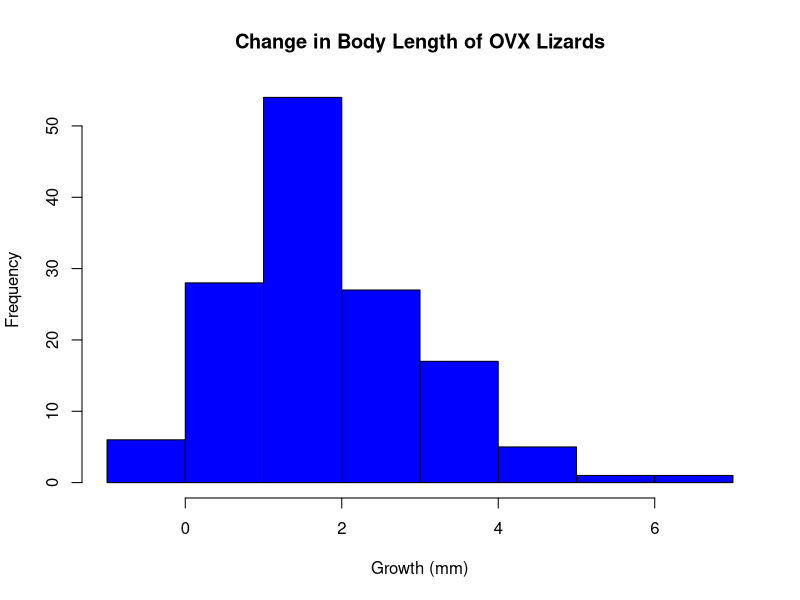
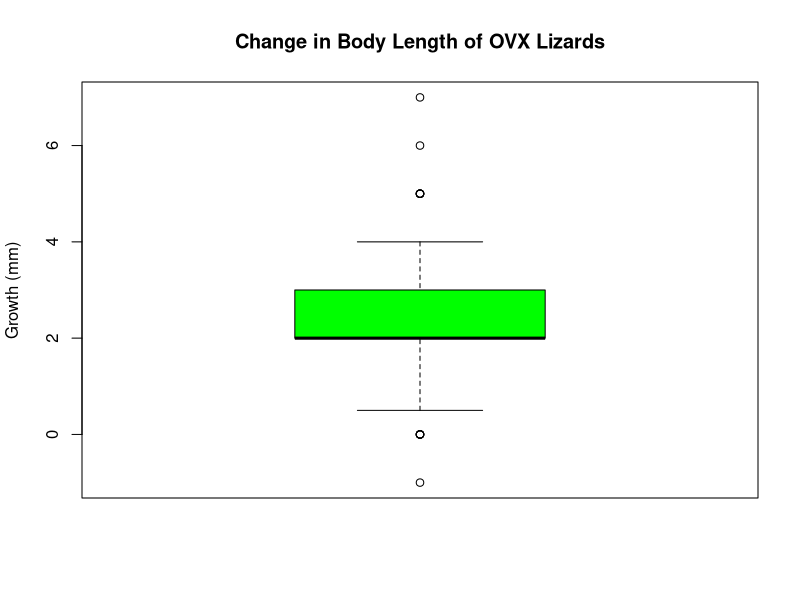
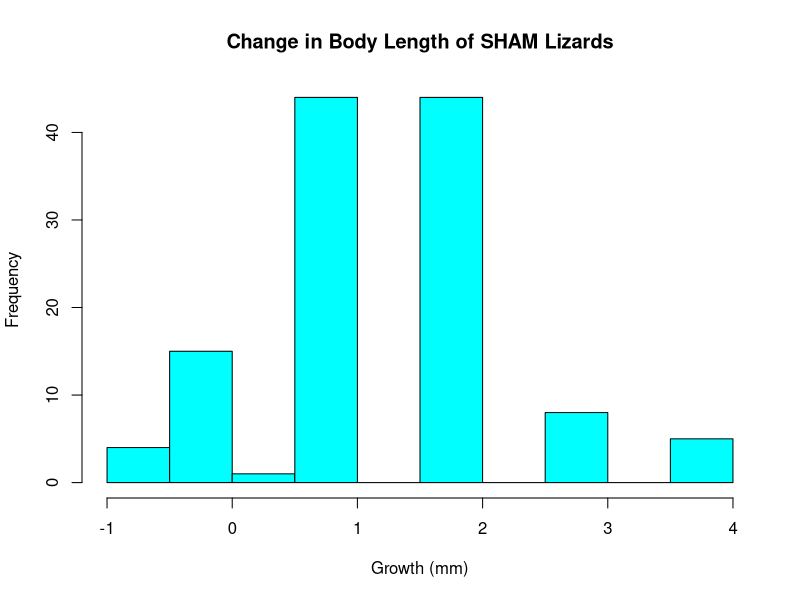
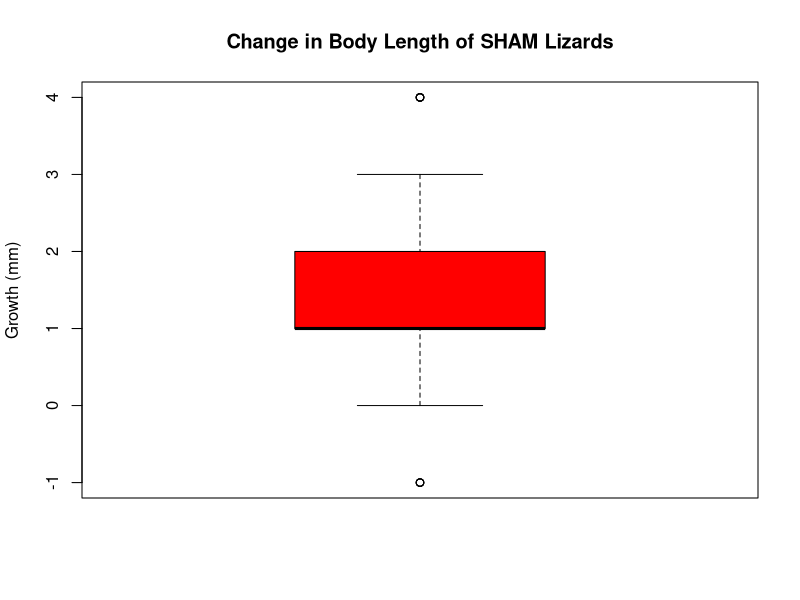

Reproduce these figures in R, in order.
## ---- chunk 1
knitr::opts_chunk$set(echo = TRUE)
## ---- chunk 2
anole <- read.csv("data/cox_functional_ecology_data.csv")
ovx <- subset(anole, Treat == "OVX")
sham <- subset(anole, Treat == "SHAM")
## ---- chunk 3
summary(ovx)
summary(sham)
## ---- chunk 4
sd(ovx$Growth..mm., na.rm = TRUE)

hist(ovx$Growth..mm., main = "Change in Body Length of OVX Lizards", xlab = "Growth (mm)", col = "blue")

boxplot(ovx$Growth..mm., main = "Change in Body Length of OVX Lizards", ylab = "Growth (mm)", col = "green")
## ---- chunk 5
sd(sham$Growth..mm., na.rm = TRUE)

hist(sham$Growth..mm., main = "Change in Body Length of SHAM Lizards", xlab = "Growth (mm)", col = "cyan")

boxplot(sham$Growth..mm., main = "Change in Body Length of SHAM Lizards", ylab = "Growth (mm)", col = "red")
## ---- chunk 6
(2.309 - 1.426)

(1.274607^2) / (139) + (1.042156^2) / (121)

sqrt(0.02066388)

0.883 / 0.1437494
## ---- chunk 7
pt(6.142634, df = 120, lower.tail = FALSE)
## ---- chunk 8
# Calculate t*
qt(.025, df = 120)

# t* = -1.97993

-1.97993 * 0.1437494 # equals m (margin of error) -> -0.2846137
(2.309 - 1.426) + (-0.2846137) # 0.5983863, lower bound of 95% CI
(2.309 - 1.426) - (-0.2846137) # 1.167614, upper bound of 95% CI
